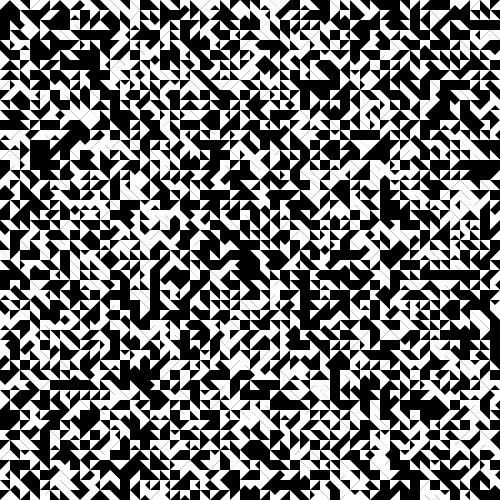
Frame 1 (no input)
Frame 60 (the mouse pressed at the canvas centre just before this capture): identical to frame 1, image omitted
Frame 120 (the mouse held since frame 60 and released just before this capture): identical to frame 1, image omitted

The Processing sketch that drew this single still picture (run headless with seeded random() and noise(); from frame 60 on, the mouse is pressed at the canvas centre):

// Processing sketch: processing_70878
// ── processing_70878.pde

void setup(){
  size(500,500);
  background(0);
  noStroke();
  smooth();
  
  fill(255,255,255);
  
  for(int i = 0; i <= 1000; i+=10){
    for(int j = 0; j <= 1000; j += 10){
      triangle(i+round(random(1))*10,j+round(random(1))*10,i,j+round(random(1))*10,i+round(random(1))*10,j);
      triangle(i+round(random(1))*10,j+round(random(1))*10,i+10,j+round(random(1))*10,i+round(random(1))*10,j);
      triangle(i+round(random(1))*10,j+round(random(1))*10,i,j+round(random(1))*10,i+round(random(1))*10,j+10);
    }
  }
}

void draw(){
}
